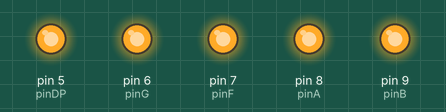
Recording of a sketch running on a simulated Arduino Uno, built with avr-gcc and run on an emulated ATmega328P. On the bench: output pins drawn as LEDs (lit = HIGH). Pins used as bus, display or sensor lines are not drawn.

Above: at 0.1 s.
Timing chart, 0 to 1.6 s (numbered marks = the images above):
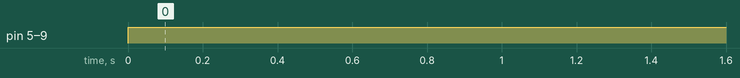

Measured:
- by itself, pin 5 (pinDP), pin 6 (pinG), pin 7 (pinF), pin 8 (pinA), pin 9 (pinB): LOW → HIGH at 0.00 s

The sketch:

led_7_seg_1_dig_com_anode.ino
```cpp
#define pinA 8
#define pinB 9
#define pinC 4
#define pinD 3
#define pinE 2
#define pinF 7
#define pinG 6
#define pinDP 5

// a  c  d  d  e  f  g  dp
int numOne[] = { 1, 0, 0, 1, 1, 1, 1, 1  };

int numArr[7][9] = {
  //a, b, c, d, e, f, g dp.
  { 0, 0, 1, 1, 1, 1, 1, 1 },
  //{ 0, 1, 0, 0, 1, 0, 0, 1 },
  //{ 0, 1, 0, 0, 1, 0, 0, 1 },
  //{ 0, 1, 0, 0, 1, 0, 0, 1 },
  //{ 0, 1, 0, 0, 1, 0, 0, 1 },
  //{ 0, 1, 0, 0, 1, 0, 0, 1 },
  //{ 0, 1, 0, 0, 1, 0, 0, 1 },
};

void setup() {
  for (int i = 2; i <= 9; i++) {
    pinMode(i, OUTPUT);
  }
}

void loop() {
  // turn off all
  for (int i = 2; i <= 9; i++) {
    digitalWrite(i, HIGH);
  }

  for (int n = 0; n <= 2; n++) {
    digitalWrite(n+2, LOW);
    for (int pin = 2; pin <= 9; pin++) {
      //digitalWrite(pin, numArr[n][pin - 2]);
    }
  }


  delay(1000);
}
```
